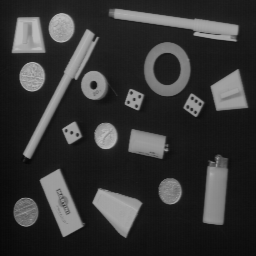
#> input picture Talleres/Taller 5/Punto Sintesis/objects.png, 256 x 256 px
$ jupyter execute sintesis.ipynb
#> lines starting #> are read from the running program, lines starting #| are printed output that depends on the picture; after the words box and inside, x2 and y2 are one past the last pixel; in counts of white or black regions, pixels touching at a corner belong together
[cell 1]
import cv2
import numpy as np
import matplotlib.pyplot as plt

objects = cv2.imread('objects.png', cv2.IMREAD_GRAYSCALE)
#> objects is the input picture: shape (256, 256); min 7, max 188, mean 53.3
plt.imshow(objects, cmap='gray', vmin=0, vmax=255)
plt.show()

objects_hist = cv2.calcHist([objects], [0], None, [256], [0, 256])
#> objects_hist = 256 values, max 3542 at index 21, min 0 at index 0, mean 256
plt.plot(objects_hist)
plt.show()
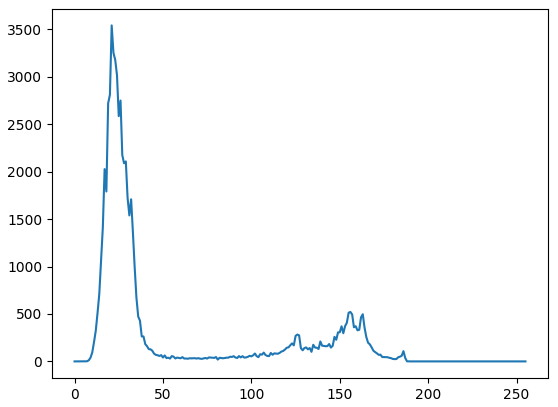
#> figure drawn by matplotlib, 1 panel; curve peaks at x = 21, y = 3542

[cell 2]
thres_value, thres_objects = cv2.threshold(objects, 70, 255, cv2.THRESH_BINARY)
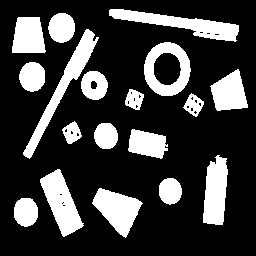
#> thres_objects: shape (256, 256); 24.2% white; 18 white regions, largest, box (x1, y1, x2, y2) and area: (109, 9, 239, 42) 1639, (23, 29, 99, 159) 1618, (40, 169, 84, 237) 1475
plt.imshow(thres_objects, cmap='gray')
plt.show()

[cell 3]
from skimage.morphology import dilation, erosion, opening, closing
area = np.ones((15, 15))
eroded_thres_objects = erosion(thres_objects, footprint=area)
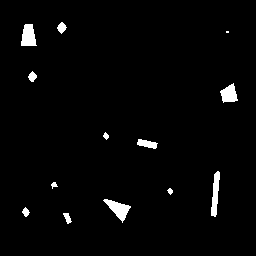
#> eroded_thres_objects: shape (256, 256); 2.3% white; 13 white regions (1 under 20 px), largest, box (x1, y1, x2, y2) and area: (103, 199, 131, 223) 285, (21, 24, 37, 46) 268, (211, 171, 220, 217) 252

plt.imshow(eroded_thres_objects, cmap='gray')
plt.show()

[cell 4]
mascara_oblicua_descendente = np.array([[1, None, None], [None, 1, None], [None, None, 1]], dtype=object)
mascara_oblicua_ascendente = np.array([[None, None, 1], [None, 1, None], [1, None, None]], dtype=object)


eroded_image = erosion(eroded_thres_objects, footprint=mascara_oblicua_ascendente)
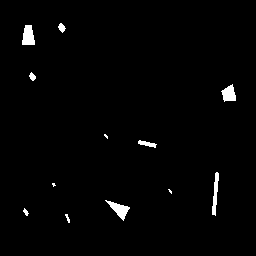
#> eroded_image: shape (256, 256); 1.5% white; 12 white regions (3 under 20 px), largest, box (x1, y1, x2, y2) and area: (22, 25, 35, 45) 204, (105, 200, 130, 221) 202, (221, 84, 236, 102) 177


plt.imshow(eroded_image, cmap='gray')
plt.show()

eroded_hist = cv2.calcHist([eroded_image], [0], None, [256], [0, 256])
#> eroded_hist = 256 values, max 64547 at index 0, min 0 at index 1, mean 256
plt.plot(eroded_hist)
plt.show()
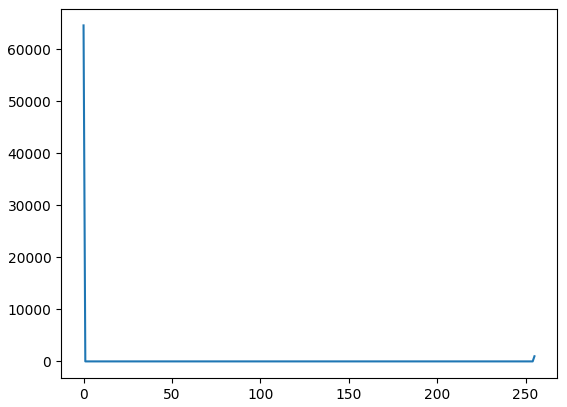
#> figure drawn by matplotlib, 1 panel; curve peaks at x = 0, y = 64547

[cell 5]
coordinates = np.column_stack(np.where(eroded_image == 255))
#> coordinates = 989 pairs, first value 23 to 222, second value 22 to 235

def dist_mayor(x, y):
    return np.sqrt((x[0] - y[0])**2 + (x[1] - y[1])**2) > 30

for i in range(len(coordinates)):
    for j in range(i+1, len(coordinates)):
        if not dist_mayor(coordinates[i], coordinates[j]):
            coordinates[j] = 0
#> after the loop, coordinates = 989 pairs, first value 0 to 214, second value 0 to 232

from skimage.segmentation import flood


tolerancia= 0.2
#> tolerancia = 0.2
mascara = np.zeros_like(thres_objects)
for i in coordinates:
    if i[0] != 0:
        semilla = (i[0], i[1])

        mascara= mascara + flood(thres_objects, semilla, tolerance=tolerancia)
#> this loop made 989 passes
#> semilla on passes 1, 7, 252, 291, 468, 479, 555, 596, 630, 680, 702, 796: (23, 60), (25, 25), (72, 31), (84, 232), (134, 104), (140, 139), (172, 216), (183, 52), (189, 168), (200, 105), (202, 213), (208, 24)
#> i on passes 2, 3, 4, 5, 6, 8: [0, 0], [0, 0], [0, 0], [0, 0], [0, 0], [0, 0]
#> pass 1, `mascara= mascara + flood(thres_objects, semilla, tolerance=tolerancia)`:
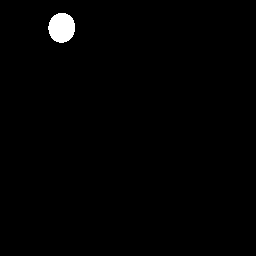
#> mascara: shape (256, 256); values 0 (black) and 1 (white), 0.97% white; 1 white region, box (x1, y1, x2, y2) and area: (48, 13, 75, 43) 636
#> after the loop:
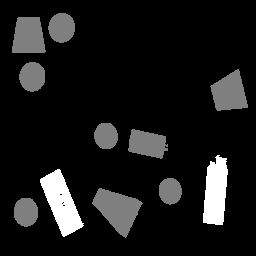
#> mascara: shape (256, 256); min 0, max 2, mean 0.194; drawn with min black and max white

mascara[mascara > 0] = 255
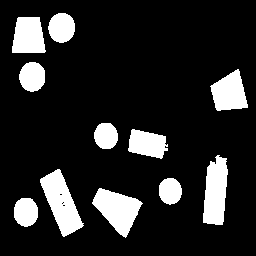
#> mascara: shape (256, 256); 15.1% white; 11 white regions, largest, box (x1, y1, x2, y2) and area: (40, 169, 84, 237) 1475, (92, 188, 143, 238) 1366, (203, 155, 228, 225) 1330
plt.imshow(mascara, cmap='gray')
plt.title("Resultado Final")
plt.show()
